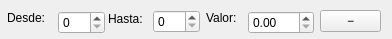
<?xml version="1.0" encoding="UTF-8"?>
<ui version="4.0">
 <class>Form4</class>
 <widget class="QWidget" name="Form4">
  <property name="geometry">
   <rect>
    <x>0</x>
    <y>0</y>
    <width>392</width>
    <height>39</height>
   </rect>
  </property>
  <property name="minimumSize">
   <size>
    <width>392</width>
    <height>39</height>
   </size>
  </property>
  <property name="windowTitle">
   <string>Form</string>
  </property>
  <widget class="QSpinBox" name="hasta">
   <property name="geometry">
    <rect>
     <x>153</x>
     <y>10</y>
     <width>47</width>
     <height>23</height>
    </rect>
   </property>
  </widget>
  <widget class="QPushButton" name="pushButton_4">
   <property name="geometry">
    <rect>
     <x>320</x>
     <y>10</y>
     <width>61</width>
     <height>22</height>
    </rect>
   </property>
   <property name="text">
    <string>−</string>
   </property>
  </widget>
  <widget class="QSpinBox" name="desde">
   <property name="geometry">
    <rect>
     <x>58</x>
     <y>11</y>
     <width>47</width>
     <height>23</height>
    </rect>
   </property>
  </widget>
  <widget class="QDoubleSpinBox" name="valor">
   <property name="geometry">
    <rect>
     <x>248</x>
     <y>11</y>
     <width>66</width>
     <height>23</height>
    </rect>
   </property>
   <property name="maximum">
    <double>1.000000000000000</double>
   </property>
   <property name="singleStep">
    <double>0.010000000000000</double>
   </property>
  </widget>
  <widget class="QLabel" name="label_56">
   <property name="geometry">
    <rect>
     <x>7</x>
     <y>10</y>
     <width>42</width>
     <height>16</height>
    </rect>
   </property>
   <property name="text">
    <string>Desde:</string>
   </property>
  </widget>
  <widget class="QLabel" name="label_58">
   <property name="geometry">
    <rect>
     <x>206</x>
     <y>10</y>
     <width>36</width>
     <height>16</height>
    </rect>
   </property>
   <property name="text">
    <string>Valor:</string>
   </property>
  </widget>
  <widget class="QLabel" name="label_57">
   <property name="geometry">
    <rect>
     <x>108</x>
     <y>11</y>
     <width>39</width>
     <height>16</height>
    </rect>
   </property>
   <property name="text">
    <string>Hasta:</string>
   </property>
  </widget>
 </widget>
 <resources/>
 <connections/>
</ui>
